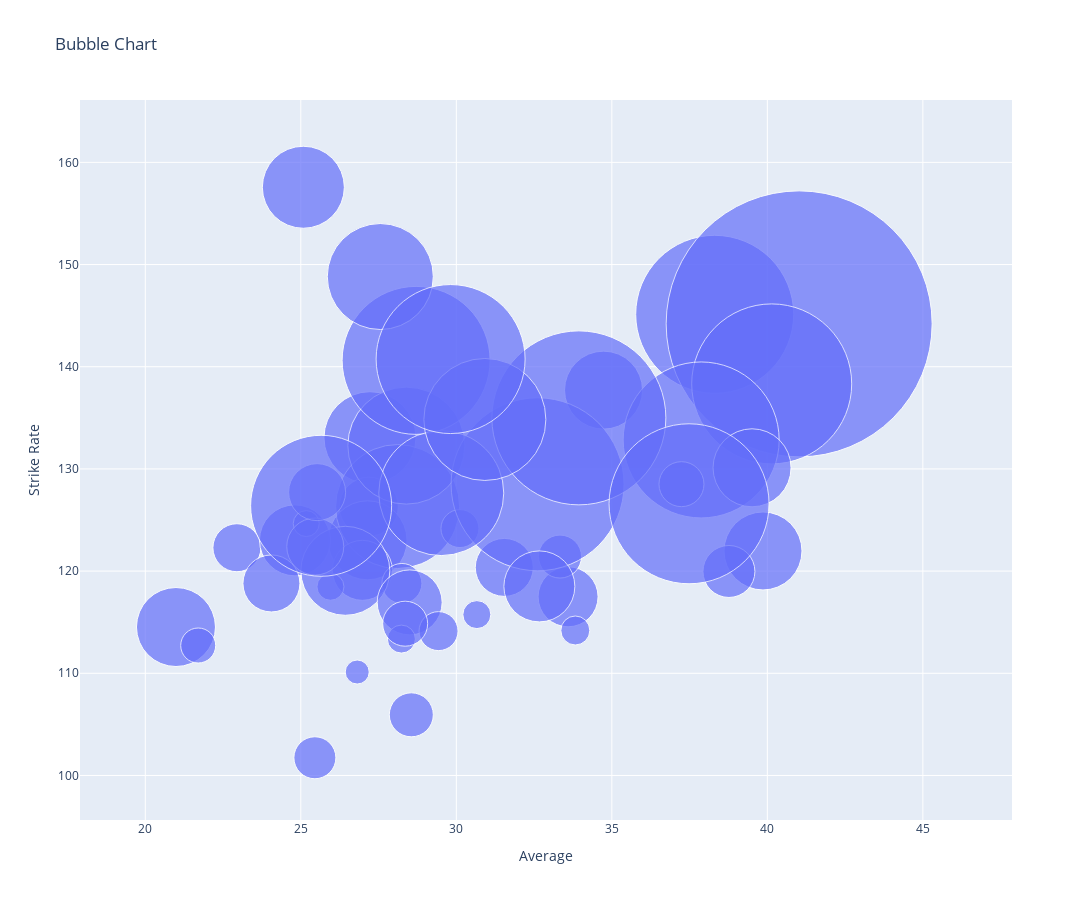

This figure's notebook cell:
### Markdown cell above
## Bubble Plot

### Code cell
new_ipl = new_ipl[new_ipl['batsman_runs'] == 6]

six = new_ipl.groupby('batsman')['batsman_runs'].count().reset_index()

x = avg.merge(six, on='batsman')

trace = go.Scatter(
    x=x['avg'],
    y=x['batsman_runs_x'],
    mode='markers',
    # name=x['batsman'],
    marker={
        'size':x['batsman_runs_y']
    }
)

data=[trace]

layout = go.Layout(
            title= 'Bubble Chart',
            xaxis={
                'title': 'Average'
            },
            yaxis={
                'title': 'Strike Rate'
            },
    )
    
fig = go.Figure(data, layout).update_layout(
        autosize=False,  
        width=1700,      
        height=900,      
    )

fig.show()

### Figure 1 — Plotly figure (JSON) as saved in the notebook; plotly's stock layout.template omitted (floating-point values rounded to 4 significant figures)
{"data": [{"marker": {"size": [158, 92, 59, 60, 79, 124, 43, 266, 78, 160, 48, 60, 40, 117, 38, 58, 82, 44, 78, 148, 27, 71, 26, 89, 52, 65, 39, 156, 79, 35, 28, 57, 173, 125, 28, 71, 42, 78, 174, 45, 29, 122, 45, 57, 24, 160, 106, 57, 149, 141]}, "mode": "markers", "type": "scatter", "x": [38.31, 27.22, 27.19, 33.59, 27.15, 28.11, 33.33, 41.02, 34.73, 40.14, 22.95, 26.98, 28.25, 28.39, 30.12, 31.54, 25.08, 28.55, 39.86, 28.71, 25.95, 24.81, 25.17, 26.43, 38.76, 28.5, 29.43, 37.87, 20.99, 21.7, 28.23, 24.06, 32.61, 29.52, 30.66, 32.67, 25.45, 39.51, 33.94, 37.24, 33.83, 30.92, 28.36, 25.46, 26.81, 37.48, 27.56, 25.52, 29.82, 25.65], "y": [145.1, 133.1, 126.3, 117.5, 123.0, 126.3, 121.4, 144.2, 137.7, 138.3, 122.3, 120.1, 118.8, 132.3, 124.2, 120.4, 157.6, 105.9, 122.0, 140.6, 118.5, 123.0, 124.7, 120.0, 120.0, 116.9, 114.1, 132.8, 114.5, 112.7, 113.3, 118.8, 128.5, 127.6, 115.7, 118.5, 101.7, 130.1, 135.0, 128.5, 114.2, 134.8, 114.9, 122.4, 110.1, 126.6, 148.8, 127.7, 140.8, 126.4]}], "layout": {"autosize": false, "height": 900, "title": {"text": "Bubble Chart"}, "width": 1700, "xaxis": {"title": {"text": "Average"}}, "yaxis": {"title": {"text": "Strike Rate"}}}}
